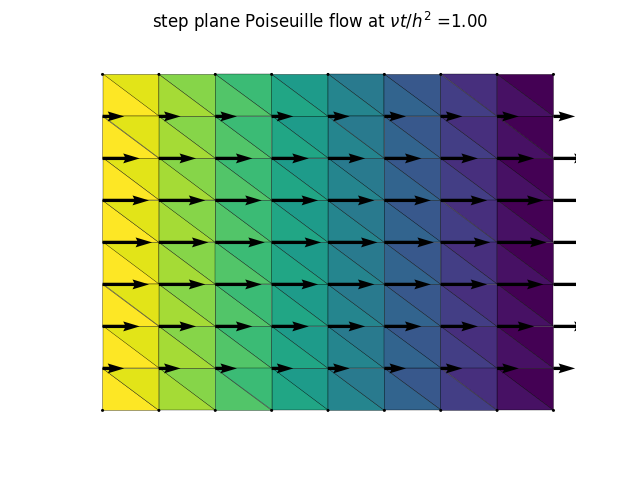

Python code for this plot:
from matplotlib.pyplot import subplots, pause
import numpy as np

import skfem
from skfem.models.poisson import vector_laplace, laplace
from skfem.models.general import divergence


@skfem.bilinear_form
def vector_mass(u, du, v, dv, w):
    return sum(v * u)


@skfem.bilinear_form
def port_pressure(u, du, v, dv, w):
    return sum(v * (u * w.n))


p_inlet = 8.

mesh = skfem.MeshTri()
mesh.refine(3)
mesh.save('mesh.xdmf')

boundary = {
    'inlet':  mesh.facets_satisfying(lambda x: x[0] == 0),
    'outlet': mesh.facets_satisfying(lambda x: x[0] == 1),
    'wall':  mesh.facets_satisfying(lambda x: np.logical_or(x[1] == 0,
                                                            x[1] == 1)),
}
boundary['ports'] = np.concatenate([boundary['inlet'],
                                    boundary['outlet']])

element = {'u': skfem.ElementVectorH1(skfem.ElementTriP2()),
           'p': skfem.ElementTriP1()}
basis = {**{v: skfem.InteriorBasis(mesh, e, intorder=4)
            for v, e in element.items()},
         **{label: skfem.FacetBasis(mesh, element['u'],
                                    facets=boundary[label])
            for label in ['inlet', 'outlet']}}


M = skfem.asm(vector_mass, basis['u'])
L = {'u': skfem.asm(vector_laplace, basis['u']),
     'p': skfem.asm(laplace, basis['p'])}
B = -skfem.asm(divergence, basis['u'], basis['p'])
P = B.T + skfem.asm(port_pressure,
                    *(skfem.FacetBasis(mesh, element[v],
                                       facets=boundary['ports'], intorder=3)
                      for v in ['p', 'u']))

t_final = 1.
dt = .05

dirichlet = {'u': basis['u'].get_dofs(boundary['wall']).all(),
             'p': np.concatenate([
                 basis['p'].get_dofs(boundary['ports']).all()])}
inlet_pressure_dofs = basis['p'].get_dofs(boundary['inlet']).all()

uv_, p_ = (np.zeros(basis[v].N) for v in element.keys())  # penultimate
uv__, p__ = (np.zeros_like(v) for v in (uv_, p_))  # antepenultimate

K = M / dt + L['u']

fig, ax = subplots()
ax.axis('off')

t = 0
while t < t_final:

    t += dt

    # Step 1: Momentum prediction (Ern & Guermond 2002, eq. 7.40, p. 274)

    uv = skfem.solve(*skfem.condense(K, (M / dt) @ uv_ - P @ (2 * p_ - p__),
                                     np.zeros_like(uv_), D=dirichlet['u']))

    # Step 2: Projection (Ern & Guermond 2002, eq. 7.41, p. 274)

    dp = np.zeros(basis['p'].N)
    dp[inlet_pressure_dofs] = p_inlet - p_[inlet_pressure_dofs]

    dp = skfem.solve(*skfem.condense(L['p'], B @ uv,
                                     dp, D=dirichlet['p']))

    # Step 3: Recover pressure and velocity (E. & G. 2002, p. 274)

    p = p_ + dp
    print(min(p), '<= p <= ', max(p))

    du = skfem.solve(*skfem.condense(M / dt, -P @ dp, D=dirichlet['u']))
    u = uv + du

    uv_, uv__ = uv, uv_
    p_, p__ = p, p_

    # postprocessing
    
    print(min(u[::2]), '<= u <= ', max(u[::2]),
          '||v|| = ', np.linalg.norm(u[1::2]))

    ax.cla()
    ax.axis('off')
    mesh.plot(p, ax=ax)
    fig.suptitle(r'step plane Poiseuille flow at $\nu t / h^2$ =' + f'{t:.2f}')
    ax.quiver(*mesh.p, *u[basis['u'].nodal_dofs], scale=1e1)
    fig.show()
    pause(.2)


# References

#  Ern, A., Guermond, J.-L. (2002). _Éléments finis : théorie,
#  applications, mise en œuvre_ (Vol. 36). Paris: Springer. ISBN:
#  3540426159
